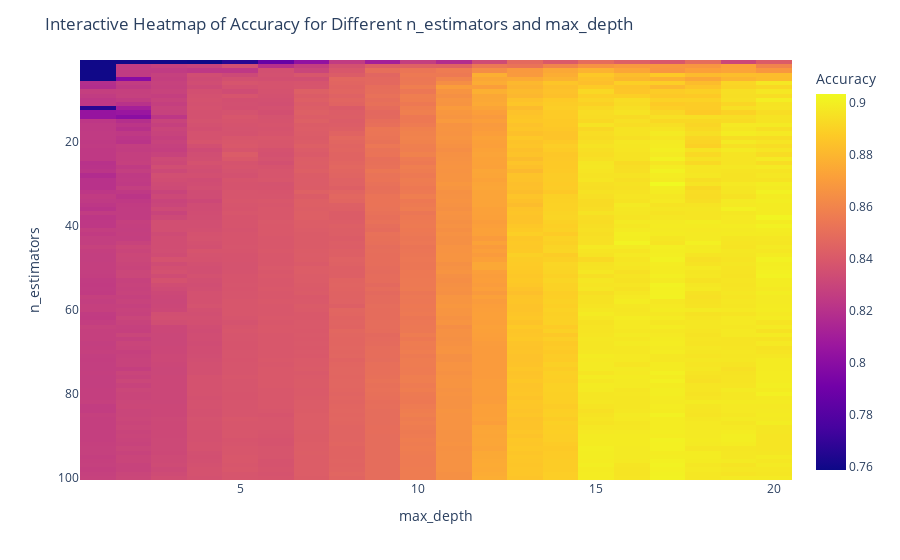

Here is the notebook cell this chart was saved with:
### Code cell
import plotly.express as px

n_estimators_vals, max_depth_vals = np.meshgrid(n_estimators_range, max_depth_range, indexing='ij')
n_estimators_list = list(range(1, 101))
max_depth_list = list(range(1, 21))

plot_data = pd.DataFrame(accuracy_scores, index=n_estimators_list, columns=max_depth_list)

fig = px.imshow(plot_data, 
                labels=dict(x="max_depth", y="n_estimators", color="Accuracy"),
                x=max_depth_list, y=n_estimators_list, aspect="auto")
fig.update_layout(title="Interactive Heatmap of Accuracy for Different n_estimators and max_depth")
fig.show()

### Figure 1 — Plotly figure (JSON) as saved in the notebook; plotly's stock layout.template omitted (floating-point values rounded to 4 significant figures; data arrays with more than 128 entries replaced by an {"elided": "..."} marker saying what was removed)
{"data": [{"coloraxis": "coloraxis", "hovertemplate": "max_depth: %{x}<br>n_estimators: %{y}<br>Accuracy: %{z}<extra></extra>", "name": "0", "type": "heatmap", "x": [1, 2, 3, 4, 5, 6, 7, 8, 9, 10, 11, 12, 13, 14, 15, 16, 17, 18, 19, 20], "xaxis": "x", "y": [1, 2, 3, 4, 5, 6, 7, 8, 9, 10, 11, 12, 13, 14, 15, 16, 17, 18, 19, 20, 21, 22, 23, 24, 25, 26, 27, 28, 29, 30, 31, 32, 33, 34, 35, 36, 37, 38, 39, 40, 41, 42, 43, 44, 45, 46, 47, 48, 49, 50, 51, 52, 53, 54, 55, 56, 57, 58, 59, 60, 61, 62, 63, 64, 65, 66, 67, 68, 69, 70, 71, 72, 73, 74, 75, 76, 77, 78, 79, 80, 81, 82, 83, 84, 85, 86, 87, 88, 89, 90, 91, 92, 93, 94, 95, 96, 97, 98, 99, 100], "yaxis": "y", "z": {"elided": "100x20 float values"}}], "layout": {"coloraxis": {"colorbar": {"title": {"text": "Accuracy"}}, "colorscale": [[0, "#0d0887"], [0.1111, "#46039f"], [0.2222, "#7201a8"], [0.3333, "#9c179e"], [0.4444, "#bd3786"], [0.5556, "#d8576b"], [0.6667, "#ed7953"], [0.7778, "#fb9f3a"], [0.8889, "#fdca26"], [1, "#f0f921"]]}, "margin": {"t": 60}, "title": {"text": "Interactive Heatmap of Accuracy for Different n_estimators and max_depth"}, "xaxis": {"anchor": "y", "domain": [0, 1], "title": {"text": "max_depth"}}, "yaxis": {"anchor": "x", "autorange": "reversed", "domain": [0, 1], "title": {"text": "n_estimators"}}}}
